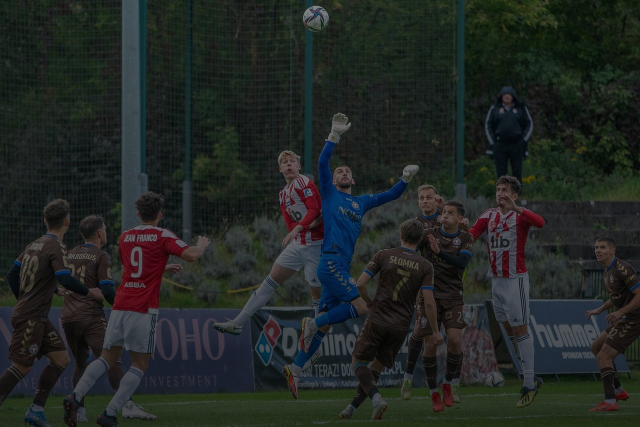
#> input picture acl_video/meniscus/img/athlete-landing.jpg, 1280 x 853 px (shown at 1/2 size)
$ python -i make_slides.py   (imports and definitions only)
#> lines starting #> are read from the running program, lines starting #| are printed output that depends on the picture
#> in base_canvas, img is the input picture: PIL image 1280x853 RGB; mean R, G, B 33.2, 38.2, 35.5
import subprocess, os
import importlib.util
from PIL import Image, ImageDraw, ImageFont

W, H = 1920, 1080
ROOT = os.path.dirname(os.path.abspath(__file__))
IMG = os.path.join(ROOT, "img")
SLIDES = os.path.join(ROOT, "slides")
AUDIO = os.path.join(ROOT, "audio")
# [1 line not run here, left out]

spec = importlib.util.spec_from_file_location("neckscript", os.path.join(ROOT, "script.py"))
mod = importlib.util.module_from_spec(spec)
# [1 line not run here, left out]
# [1 line that did not run here, left out]

TEAL = (13, 59, 66)
ACCENT = (240, 122, 50)
WHITE = (255, 255, 255)
INK = (28, 40, 45)

# [6 lines left out: function font, not called in this run]

def cover(img):
    sw, sh = img.size
#> sw = 1280; sh = 853
    scale = max(W / sw, H / sh)
#> scale = 1.5
    img = img.resize((int(sw * scale), int(sh * scale)), Image.LANCZOS)
#> img: PIL image 1920x1279 RGB
    x = (img.width - W) // 2
#> x = 0
    y = (img.height - H) // 2
#> y = 99
    return img.crop((x, y, x + W, y + H))
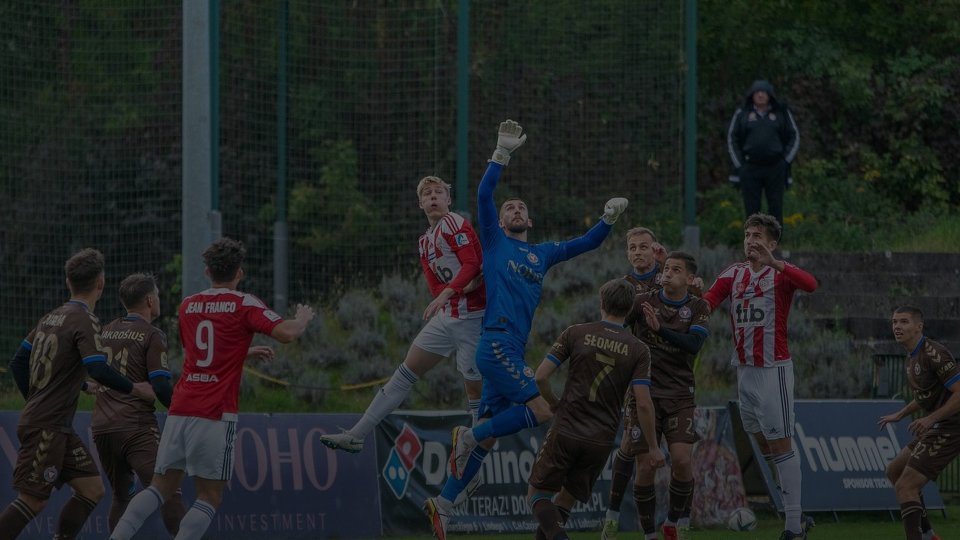
#> returned value: PIL image 1920x1080 RGB (shown at 1/2 size); mean R, G, B 33.1, 37.2, 36.4

# [25 lines left out: functions wrap, bullets_block, not called in this run]

def base_canvas(photo_path, dark=0.55):
    img = Image.open(photo_path).convert("RGB")
    img = cover(img)
    grad = Image.new("L", (W, 1))
    for x in range(W):
        t = x / W
        alpha = int(255 * dark * max(0.0, 1.0 - t * 1.35))
        grad.putpixel((x, 0), alpha)
    grad = grad.resize((W, H))
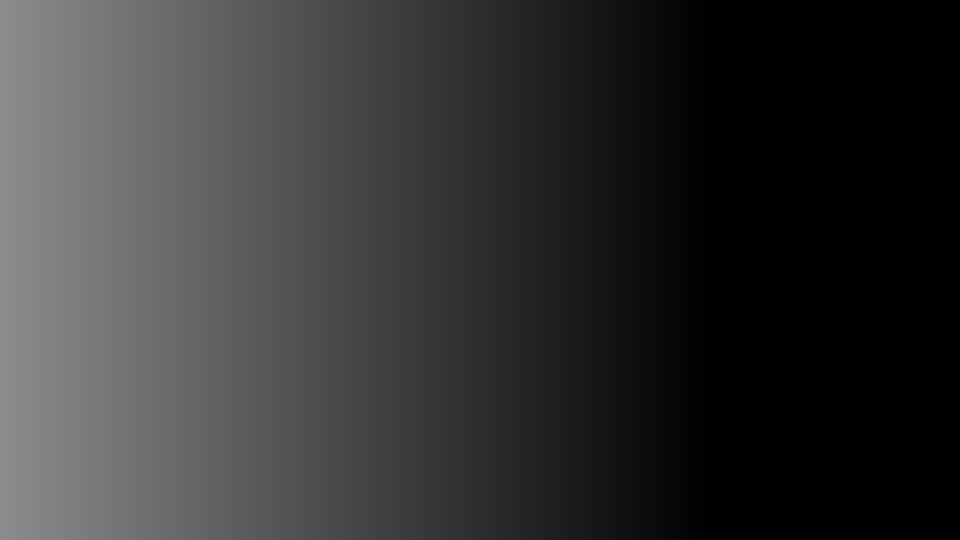
#> grad: PIL image 1920x1080 L (shown at 1/2 size); min 0, max 140, mean 51.6
    overlay = Image.new("RGB", (W, H), (8, 24, 30))
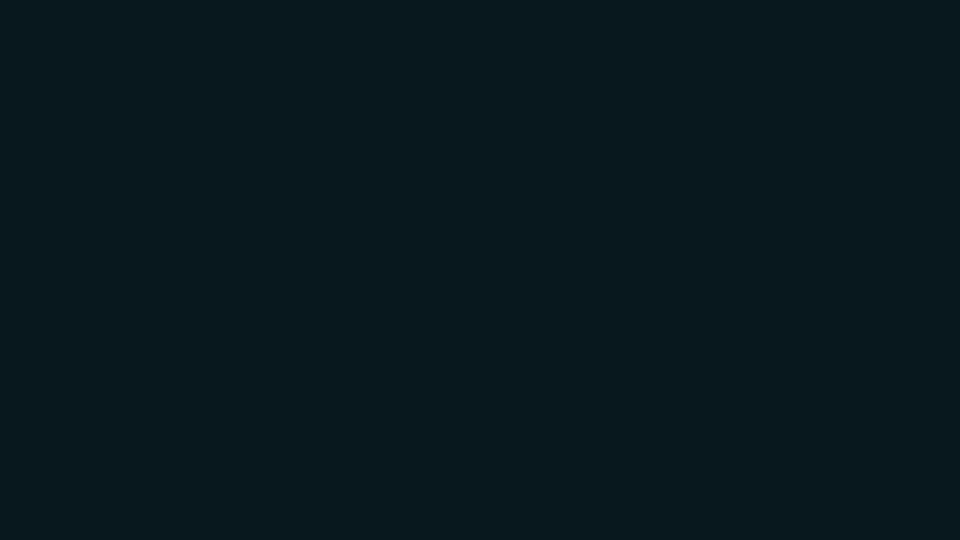
#> overlay: PIL image 1920x1080 RGB (shown at 1/2 size); mean R, G, B 8, 24, 30
    img = Image.composite(overlay, img, grad)
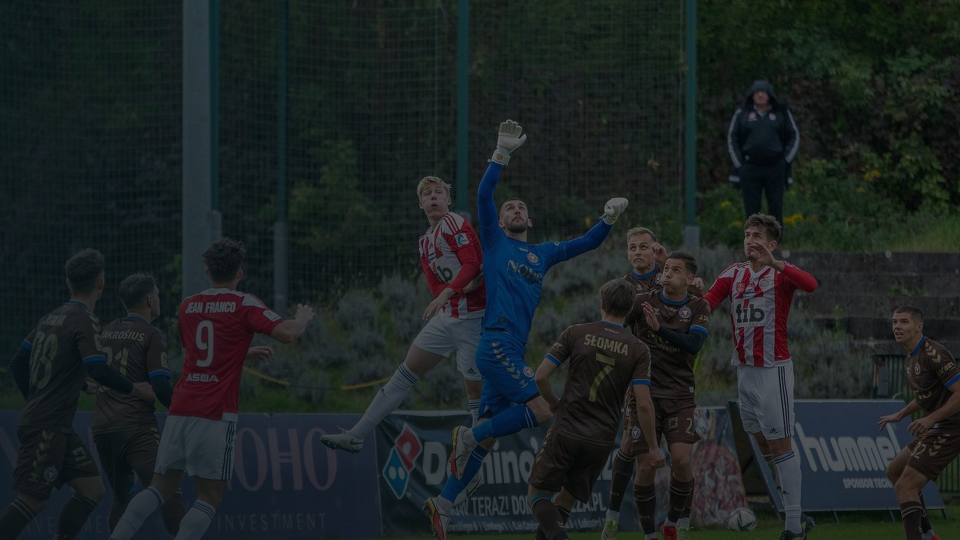
#> img: PIL image 1920x1080 RGB (shown at 1/2 size); mean R, G, B 28, 34.6, 35.1
    veil = Image.new("RGB", (W, H), (0, 0, 0))
#> veil: PIL image 1920x1080 RGB; every value is 0
    img = Image.blend(img, veil, 0.15)
    return img

# [29 lines left out: functions slide_title, slide_content, not called in this run]

# [7 lines not run here, left out]

>>> result = base_canvas('img/athlete-landing.jpg')
